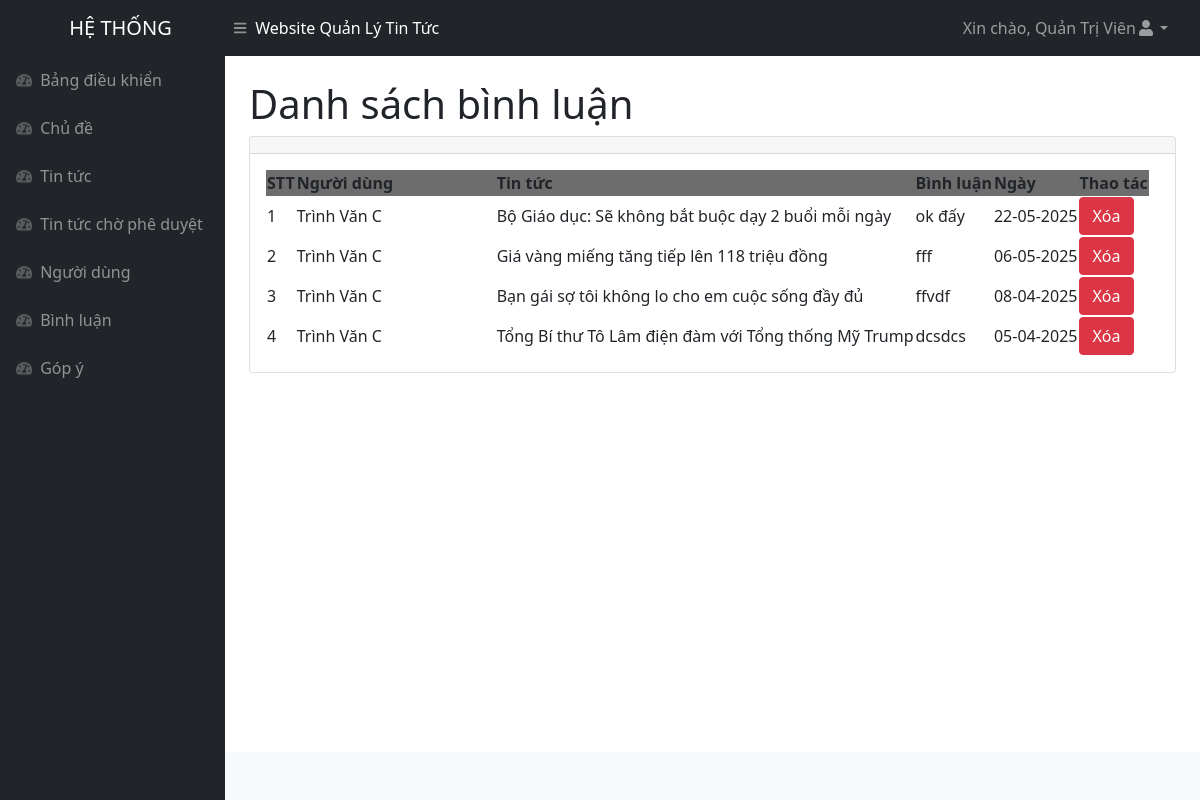
The app's page /admin/binhluan.php (signed in), older data.
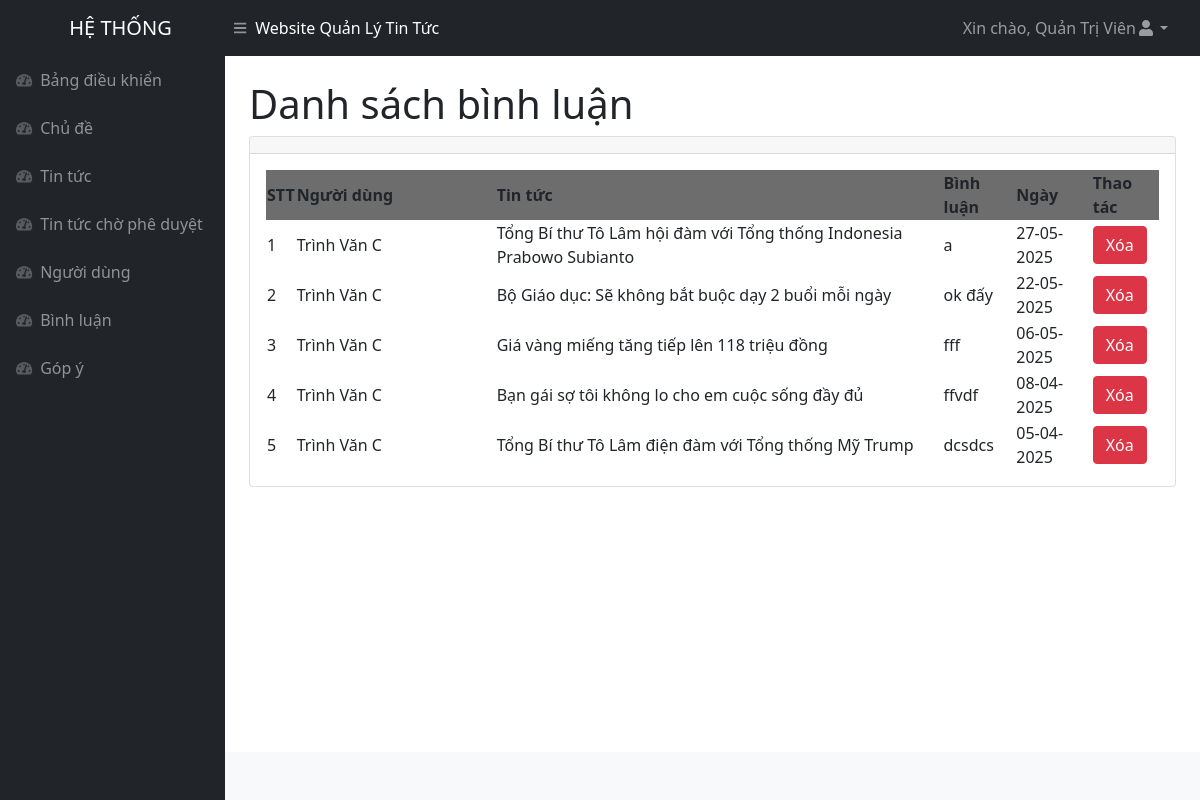
The same page, newer data.
### tables this page shows
CREATE TABLE `binhluan` (
  `id` int(11) NOT NULL,
  `tintuc_id` int(11) DEFAULT NULL,
  `nguoidung_id` int(11) DEFAULT NULL,
  `noidung` text DEFAULT NULL,
  `ngay` datetime NOT NULL DEFAULT current_timestamp()
);

CREATE TABLE `nguoidung` (
  `id` int(11) NOT NULL,
  `hoten` varchar(250) NOT NULL,
  `email` varchar(250) NOT NULL,
  `taikhoan` varchar(255) NOT NULL,
  `matkhau` varchar(255) NOT NULL,
  `vaitro` int(11) NOT NULL
);

CREATE TABLE `tintuc` (
  `id` int(11) NOT NULL,
  `chude_id` int(11) DEFAULT NULL,
  `tieude` varchar(255) NOT NULL,
  `anh` varchar(500) NOT NULL,
  `noidung` text DEFAULT NULL,
  `ngay` datetime NOT NULL DEFAULT current_timestamp(),
  `nguoidung_id` int(11) NOT NULL,
  `trangthai` int(11) DEFAULT 1
);

### admin/binhluan.php (the view, shortened to what this page needs)
<!DOCTYPE html>
<html lang="en">
<head>
<?php include('inc/head.php')?>
</head>
<body class="sb-nav-fixed">
<?php include('inc/header.php')?>
    <div id="layoutSidenav">
    <?php include('inc/menu.php')?>
        <div id="layoutSidenav_content">
            <main>
                <div class="container-fluid px-4">
                    <h1 class="mt-4">Danh sách bình luận</h1>
                    <div class="card mb-4">
                        <div class="card-header">
                        </div>
                        <div class="card-body">
                            <table id="datatablesSimple">
                                <thead>
                                <tr style="background-color : #6D6D6D">
                                        <th>STT</th>
                                        <th>Người dùng</th>
                                        <th>Tin tức</th>
                                        <th>Bình luận</th>
                                        <th>Ngày</th>
                                        <th>Thao tác</th>
                                    </tr>
                                </thead>
                                <tbody>
                                <?php
                                    $query = "SELECT a.*,b.hoten,c.tieude
                                    FROM binhluan as a, nguoidung as b, tintuc as c
                                    WHERE a.nguoidung_id = b.id AND a.tintuc_id = c.id
                                    ORDER BY a.id DESC";
                                    $result = mysqli_query($connect, $query);
                                    $stt = 1;
                                    while ($arUser = mysqli_fetch_array($result, MYSQLI_ASSOC)) {
                                        $idModelDel = "exampleModalDel".$arUser["id"] ;
                                    ?>
                                    <tr>
                                        <td style="width : 10px !important"><?php echo $stt ?></td>
                                        <td style="width : 200px !important"><?php echo $arUser["hoten"] ?></td>
                                        <td><?php echo $arUser["tieude"] ?></td>
                                        <td><?php echo $arUser["noidung"] ?></td>
                                        <td><?php echo date("d-m-Y", strtotime($arUser["ngay"])); ?></td>
                                        <td>
                                            <button type="button" class="btn btn-danger" data-bs-toggle="modal"
                                                data-bs-target="#<?php echo $idModelDel ?>">
                                                Xóa
                                            </button>
                                        </td>
                                    </tr>
                                    <?php $stt++;} ?>
                                </tbody>
                            </table>
                        </div>
                    </div>
                </div>
            </main>
            <?php include('inc/footer.php')?>
        </div>
    </div>
</body>
</html>

Row changes from the older to the newer data that the page shows:
added binhluan: nguoidung.hoten "Trình Văn C", tintuc.tieude "Tổng Bí thư Tô Lâm hội đàm với Tổng thống Indonesia Prabowo Subianto", noidung "a", ngay "27-05-2025"
